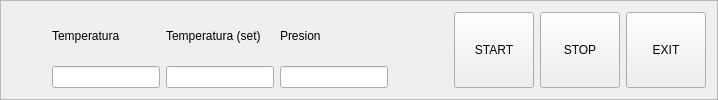
    <widget class="QFrame" name="frame_2">
     <property name="frameShape">
      <enum>QFrame::StyledPanel</enum>
     </property>
     <property name="frameShadow">
      <enum>QFrame::Raised</enum>
     </property>
     <layout class="QHBoxLayout" name="horizontalLayout_41">
      <item>
       <spacer name="horizontalSpacer_10">
        <property name="orientation">
         <enum>Qt::Horizontal</enum>
        </property>
        <property name="sizeHint" stdset="0">
         <size>
          <width>40</width>
          <height>20</height>
         </size>
        </property>
       </spacer>
      </item>
      <item>
       <layout class="QVBoxLayout" name="verticalLayout_7">
        <item>
         <widget class="QLabel" name="label">
          <property name="text">
           <string>Temperatura</string>
          </property>
         </widget>
        </item>
        <item>
         <widget class="QLineEdit" name="m_leTemperatura">
          <property name="maximumSize">
           <size>
            <width>100000</width>
            <height>16777215</height>
           </size>
          </property>
          <property name="alignment">
           <set>Qt::AlignCenter</set>
          </property>
          <property name="readOnly">
           <bool>true</bool>
          </property>
         </widget>
        </item>
       </layout>
      </item>
      <item>
       <layout class="QHBoxLayout" name="horizontalLayout_38">
        <item>
         <layout class="QVBoxLayout" name="verticalLayout_5">
          <item>
           <widget class="QLabel" name="label_38">
            <property name="text">
             <string>Temperatura (set)</string>
            </property>
           </widget>
          </item>
          <item>
           <widget class="QLineEdit" name="m_leSetTemperatura">
            <property name="maximumSize">
             <size>
              <width>100000</width>
              <height>16777215</height>
             </size>
            </property>
            <property name="alignment">
             <set>Qt::AlignCenter</set>
            </property>
            <property name="readOnly">
             <bool>true</bool>
            </property>
           </widget>
          </item>
         </layout>
        </item>
       </layout>
      </item>
      <item>
       <layout class="QVBoxLayout" name="verticalLayout_6">
        <item>
         <widget class="QLabel" name="label_39">
          <property name="text">
           <string>Presion</string>
          </property>
         </widget>
        </item>
        <item>
         <widget class="QLineEdit" name="m_lePresion">
          <property name="maximumSize">
           <size>
            <width>100000</width>
            <height>16777215</height>
           </size>
          </property>
          <property name="alignment">
           <set>Qt::AlignCenter</set>
          </property>
          <property name="readOnly">
           <bool>true</bool>
          </property>
         </widget>
        </item>
       </layout>
      </item>
      <item>
       <spacer name="horizontalSpacer">
        <property name="orientation">
         <enum>Qt::Horizontal</enum>
        </property>
        <property name="sizeHint" stdset="0">
         <size>
          <width>60</width>
          <height>20</height>
         </size>
        </property>
       </spacer>
      </item>
      <item>
       <layout class="QHBoxLayout" name="horizontalLayout_37">
        <item>
         <widget class="QPushButton" name="m_pbStart">
          <property name="sizePolicy">
           <sizepolicy hsizetype="Minimum" vsizetype="Preferred">
            <horstretch>0</horstretch>
            <verstretch>0</verstretch>
           </sizepolicy>
          </property>
          <property name="text">
           <string>START</string>
          </property>
         </widget>
        </item>
        <item>
         <widget class="QPushButton" name="m_pbStop">
          <property name="sizePolicy">
           <sizepolicy hsizetype="Minimum" vsizetype="Preferred">
            <horstretch>0</horstretch>
            <verstretch>0</verstretch>
           </sizepolicy>
          </property>
          <property name="text">
           <string>STOP</string>
          </property>
         </widget>
        </item>
        <item>
         <widget class="QPushButton" name="m_pbOK">
          <property name="sizePolicy">
           <sizepolicy hsizetype="Minimum" vsizetype="Preferred">
            <horstretch>0</horstretch>
            <verstretch>0</verstretch>
           </sizepolicy>
          </property>
          <property name="text">
           <string>EXIT</string>
          </property>
         </widget>
        </item>
       </layout>
      </item>
     </layout>
    </widget>
